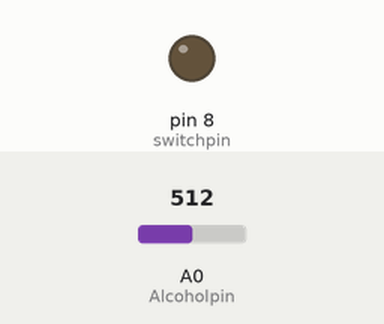
The sketch below on a simulated Arduino Uno, built with avr-gcc and run on an emulated ATmega328P. On the bench: output pins drawn as LEDs (lit = HIGH). Inputs (shaded band) come from the test bench; at power-on: A0 (Alcoholpin) = 512.

Above: at 1.2 s.
1.3 s: A0 (Alcoholpin) set to 138
2.8 s: A0 (Alcoholpin) set to 114
At 3.8 s:
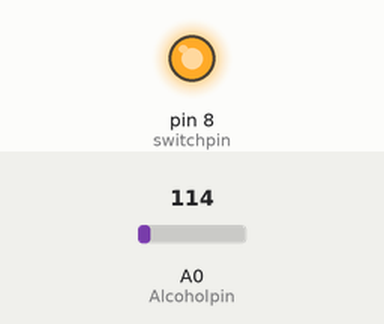
4.3 s: A0 (Alcoholpin) set to 306
At 5.0 s:
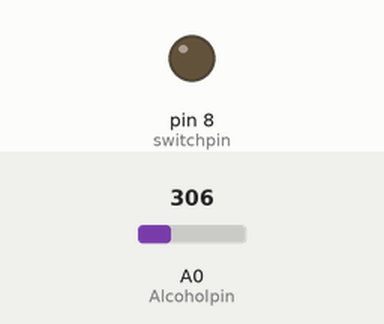
5.8 s: A0 (Alcoholpin) set to 122
At 6.2 s:
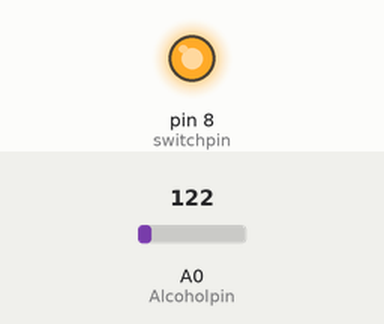
Timing chart, 0 to 8.3 s (numbered marks = the images above; inputs shaded):
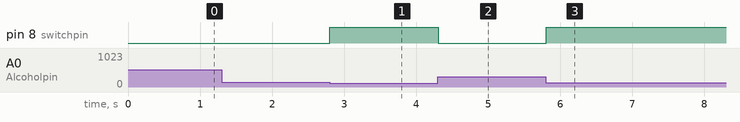

The sketch:

AlcoSpeedRealCar.ino
```cpp
int Alcoholpin = A0;
int switchpin = 8;
uint8_t AlcoSpeed = 0;
void setup() {
  // put your setup code here, to run once:
  pinMode(switchpin, OUTPUT);
}

void loop() {
  // put your main code here, to run repeatedly:
  AlcoSpeed = (analogRead(Alcoholpin) >> 2);
  if (AlcoSpeed < 32)
  {
    digitalWrite(switchpin, HIGH);
    delay(100);
  }
  else
  {
    digitalWrite(switchpin, LOW);
    delay(100);
  }
}
```

Measured:
- the behaviour switches between 128 and 127 on A0 (Alcoholpin) (found by bisection; images 0 and 1)
- after the input at 1.3 s, every drawn part: stays the same
- after the input at 2.8 s, pin 8 (switchpin): LOW → HIGH at once
- after the input at 4.3 s, pin 8 (switchpin): HIGH → LOW at once
- after the input at 5.8 s, pin 8 (switchpin): LOW → HIGH at once
